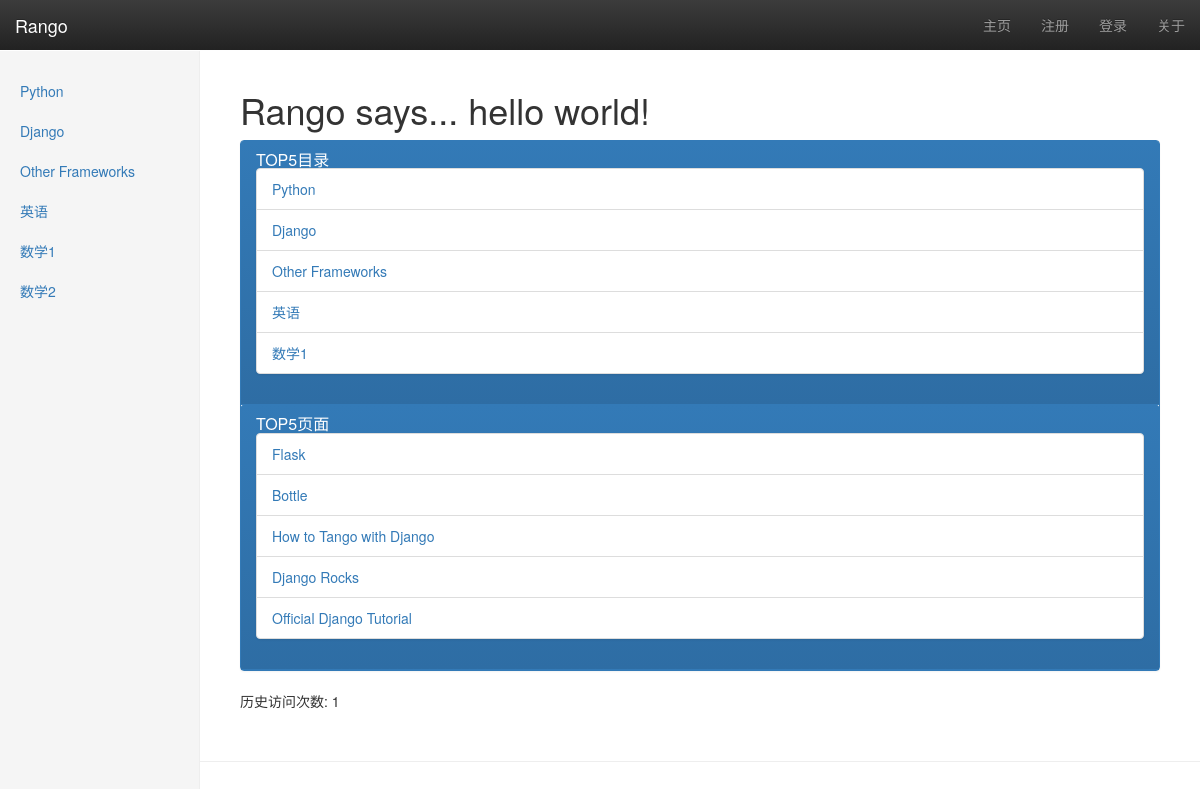
/ran/, run on an earlier commit of the app's database.
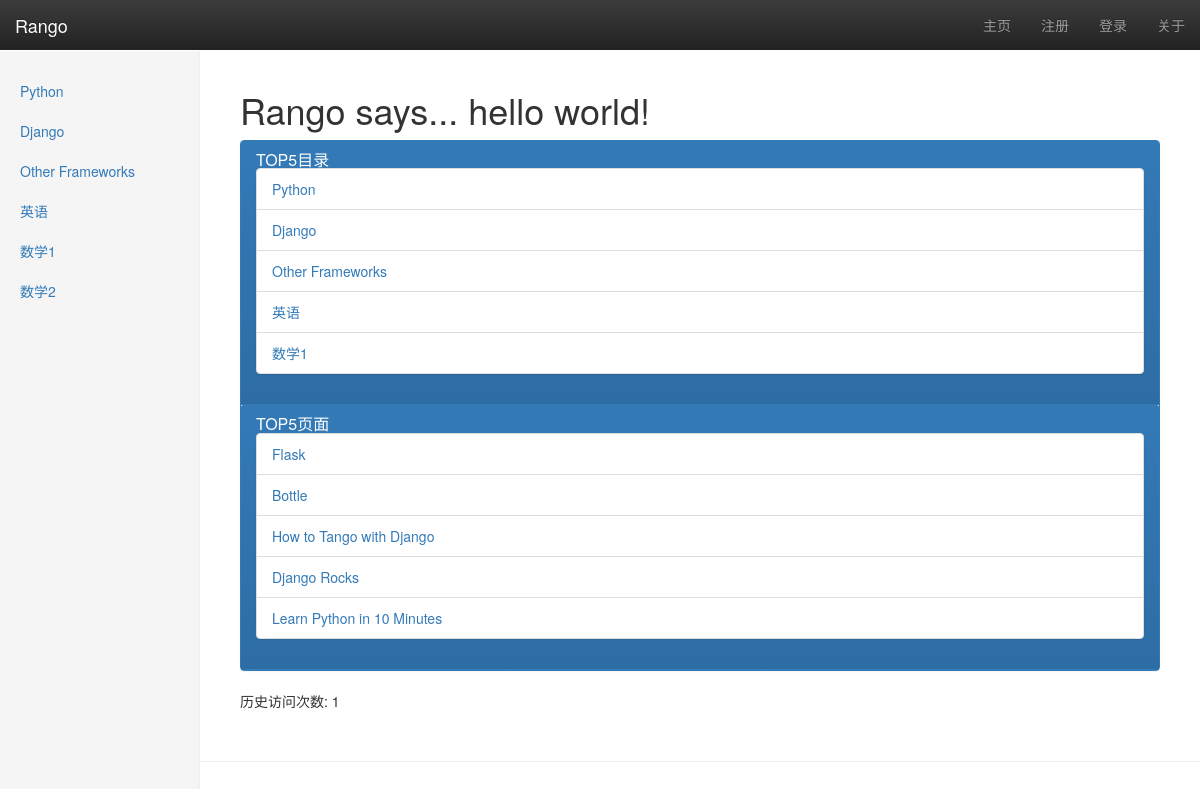
And on a later commit of the database.
### ran/models.py (models this page shows, shortened)
class Category(models.Model):
    name = models.CharField(max_length=128, unique=True)
    views = models.IntegerField(default=0)
    likes = models.IntegerField(default=0)
    slug = models.SlugField(unique=True)

class Page(models.Model):
    category = models.ForeignKey(Category)
    title = models.CharField(max_length=128)
    url = models.URLField()
    views = models.IntegerField(default=0)

### ran/views.py (the view)
def index(request):
    category_list = Category.objects.order_by('-likes')[:5]
    page_list = Page.objects.order_by('-views')[:5]
    context_dict = {'categories': category_list, 'pages': page_list}
    visits = request.session.get('visits')
    if not visits:
        visits = 1
    reset_last_visit_time = False
    last_visit = request.session.get('last_visit')
    if last_visit:
        last_visit_time = datetime.strptime(last_visit[:-7], "%Y-%m-%d %H:%M:%S")
        if (datetime.now() - last_visit_time).seconds > 0:
            visits += 1
            reset_last_visit_time = True
    else:
        reset_last_visit_time = True
    if reset_last_visit_time:
        request.session['last_visit'] = str(datetime.now())
        request.session['visits'] = visits
    context_dict['visits'] = visits
    response = render(request, 'ran/index.html', context_dict)
    return response

### ran/templatetags/ran_extras.py (called while the page is built)
@register.inclusion_tag('ran/cats.html')
def get_category_list(cat=None):
    return {'cats': Category.objects.all(), 'act_cat': cat}

### templates/ran/index.html (shortened to what this page needs)
{% extends 'ran/base.html' %}
{% load staticfiles %}
{% block body_block %}
    {% if user.is_authenticated %}
    <div class="page-header">
        <h1>Rango says... hello {{ user.username }}!</h1>
    {% else %}
        <h1>Rango says... hello world!</h1>
    {% endif %}
    </div>
    <div class="panel panel-primary">
        <div class="panel-heading">
            <h3 class="panel-title">TOP5目录</h3>
            {% if categories %}
            <ul class="list-group">
            {% for category in categories %}
                <li class="list-group-item"><a href="/ran/category/{{ category.slug }}">{{ category.name }}</a></li>
            {% endfor %}
            </ul>
            {% else %}
            <strong>当前没有可供展示的目录！</strong>
            {% endif %}
        </div>
        <div class="panel-heading">
            <h3 class="panel-title">TOP5页面</h3>
            {% if pages %}
            <ul class="list-group">
            {% for page in pages %}
                <li class="list-group-item"><a href="{{ page.url }}">{{ page.title }}</a></li>
            {% endfor %}
            </ul>
            {% else %}
            <strong>当前没有可供展示的页面！</strong>
            {% endif %}
        </div>
    </div>
    <p> 历史访问次数: {{ visits }}</p>
{% endblock %}

### templates/ran/cats.html
{% if cats %}
    <ul class="nav nav-sidebar">
    {% for c in cats %}
    {% if c == act_cat %}
        <li  class="active" >
    {% else  %}
        <li>
    {% endif %}
        <a href="/ran/category/{{ c.slug }}">{{ c.name }}</a></li>
    {% endfor %}
{% else %}
    <li><strong >There are no category present.</strong></li>
    </ul>
{% endif %}

What changed in the data, as far as the page shows it:
no longer on this page (row unchanged): Page: title "Official Django Tutorial"
now on this page (row edited): Page: title "Learn Python in 10 Minutes"
